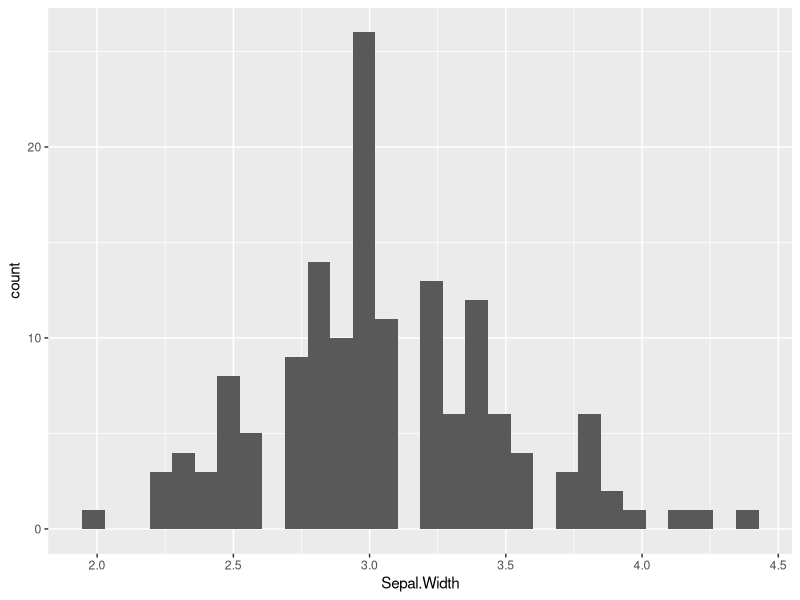
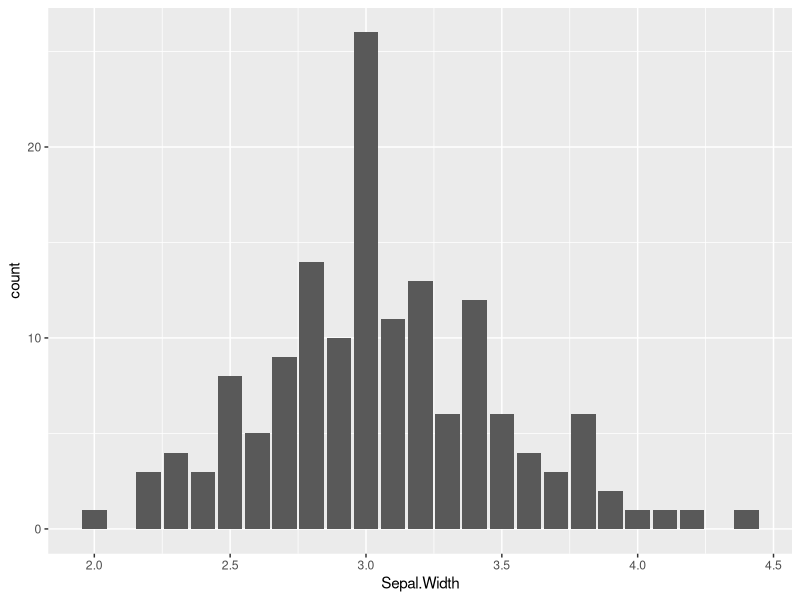
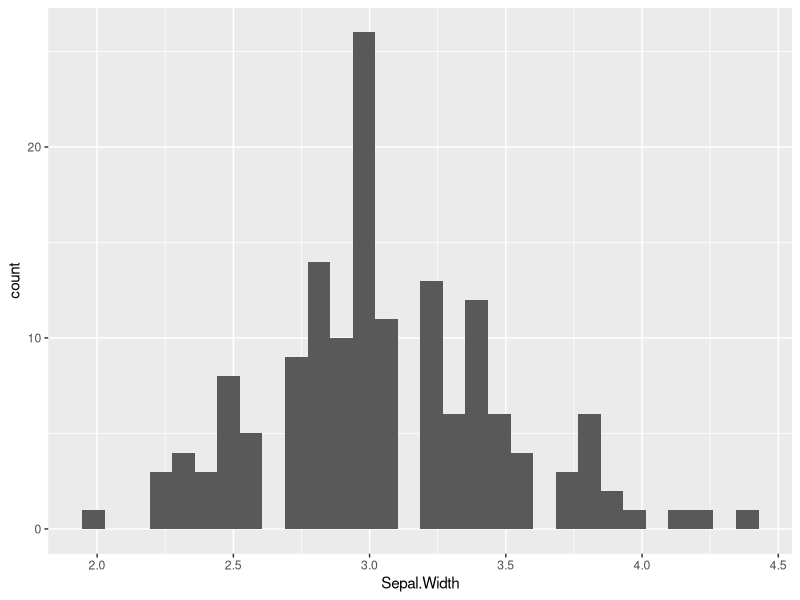
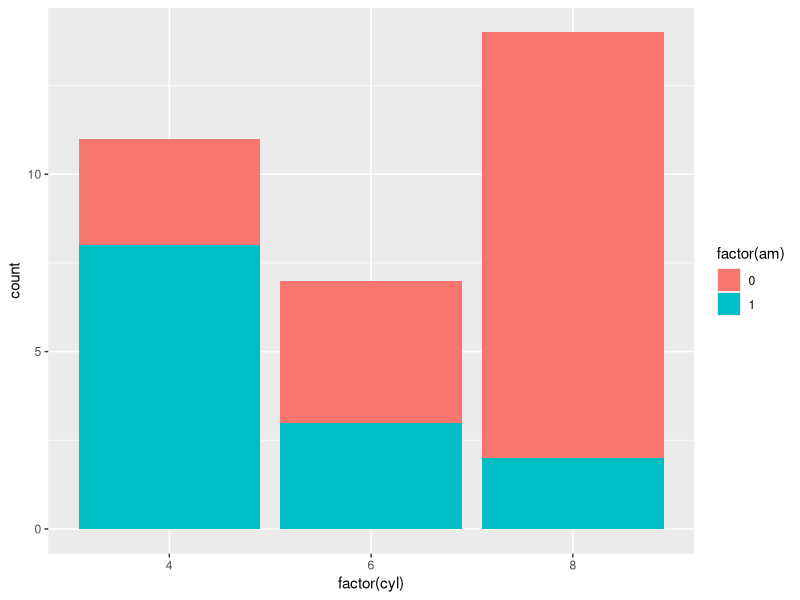

These charts were generated, in order, by the following R code: (Note: this script raises an error after producing the figures.)
library(ggplot2)
## called from geom or
## called independently
## called with stat_

## implicit calling:
p <- ggplot(iris, aes(x = Sepal.Width))
p + geom_histogram()                    # implicit call of stat_bin
p + geom_bar()                          # default stat is bin
p + stat_bin()                          # same result as histogram

## in stacked bars:
p1 <- ggplot(mtcars, aes(x = factor(cyl), fill = factor(am)))
p1 + geom_bar()                         # stacked
p1 + stat_bin()                         # Error: StatBin requires a continuous x variable the x variable
                                        # is discrete. Perhaps you want stat="count"?
## the above is a wrong error message: it should say: stat_count(width = 0.5)
p1 + stat_count(width = 0.5)

cars.base = ggplot(mtcars, aes(x=mpg))
cars.base + geom_histogram(fill = "skyblue") +
    geom_freqpoly(col = "red")
## stat_bin is called in the background
## `stat_bin()` using `bins = 30`. Pick better value with `binwidth`.
## `stat_bin()` using `bins = 30`. Pick better value with `binwidth`.
bw <- 3
cars.base + geom_histogram(fill = "skyblue",binwidth=bw) +
    geom_freqpoly(col = "red",binwidth=bw)

## stat_bin counts the number of observations by default

## stat_smooth() accessible via geom_smooth

p2 <- ggplot(iris, aes(Sepal.Width,Sepal.Length,colour=Species))
p2 + geom_point()
## + smoothing
p2 + geom_smooth()   # the gray range means 95% confidence intervall
## + both
p2 + geom_point() + geom_smooth()
## to have only the trendline:
p2 + geom_point() + geom_smooth(se = F)
## noisier smoothing:
p2 + geom_point() + geom_smooth(se = F, span = 0.4) # with lots of warnings.
## modelling:
## the default seems to be loess:
p2 + geom_point() + geom_smooth(method = "loess")
## liniear
p2 + geom_point() + geom_smooth(method = "lm")

## the importance of factor:
ggplot(mtcars, aes(x = wt, y = mpg, col = cyl)) +
  geom_point() + stat_smooth(se = F)    # a single smooth line

ggplot(mtcars, aes(x = wt, y = mpg, col = factor(cyl))) +
    geom_point() + stat_smooth(se = F)    # three smooth lines

ggplot(mtcars, aes(x = wt, y = mpg, col = factor(cyl))) +
    geom_point() + stat_smooth(method="lm", se = F, group=1) # connected

## two of them can also be added:
ggplot(mtcars, aes(x = wt, y = mpg, col = factor(cyl))) +
    geom_point() + stat_smooth(se = F) +
    stat_smooth(method="lm", se = F, col="orange")

## add it to the legend
ggplot(mtcars, aes(x = wt, y = mpg, col = factor(cyl))) +
    geom_point() + stat_smooth(se = F) +
    stat_smooth(method="lm", se = F, aes(col="orange")) # not really what we need

ggplot(mtcars, aes(x = wt, y = mpg, col = factor(cyl))) +
    geom_point() + stat_smooth(se = F) +
    stat_smooth(method="lm", se = F, aes(group=1)) # not in the legend again


## manual addition
library(RColorBrewer)
myColours <- c(brewer.pal(3, "Dark2"), "black") # three plus black
ggplot(mtcars, aes(x = wt, y = mpg, col = factor(cyl))) +
    geom_point() + stat_smooth(method = "lm", se = F, span = 0.75) +
    stat_smooth(method = "loess", aes(group = 1, col="All"), 
                se = F, span = 0.7) +
    scale_color_manual("Cylinders",values=myColours)

## further examples

library(car)
str(Vocab)
ggplot(Vocab, aes(x = education, y = vocabulary)) +
    geom_jitter(alpha = 0.2) + stat_smooth(method="lm",se=F) # trend line not really useful

ggplot(Vocab, aes(x = education, y = vocabulary, col=factor(year))) +
    stat_smooth(method="lm",se=F)       # too many trendlines close together

ggplot(Vocab, aes(x = education, y = vocabulary, col=factor(year))) +
    stat_smooth(method="lm",se=F) +
    scale_color_brewer()                # not enough colours in default "blues"

## invisible grouping:
ggplot(Vocab, aes(x = education, y = vocabulary, col = year,group=factor(year))) +
  stat_smooth(method = "lm", se = F) +
  scale_color_gradientn(colors = brewer.pal(9,"YlOrRd"))

## more contrast
ggplot(Vocab, aes(x = education, y = vocabulary, col = year,group=factor(year))) +
  stat_smooth(method = "lm", se = F, alpha = 0.6, size =2) +
  scale_color_gradientn(colors = brewer.pal(9,"YlOrRd"))

## the above one was still too messy, try quantile
ggplot(Vocab, aes(x = education, y = vocabulary, col = year, group = factor(year))) +
    stat_quantile(method="rq",alpha = 0.6, size = 2) +
    scale_color_gradientn(colors = brewer.pal(9,"YlOrRd"))
## lots of warnings above, result is absolute mess

ggplot(Vocab, aes(x = education, y = vocabulary, col = year, group = factor(year))) +
    stat_quantile(method="rq",alpha = 0.6, size = 2, quantiles=0.5) +
    scale_color_gradientn(colors = brewer.pal(9,"YlOrRd"))

## stat_sum
p <- ggplot(Vocab, aes(x = education, y = vocabulary)) +
    stat_smooth(method = "loess", aes(col = "red"), se = F) +
    stat_smooth(method = "lm", aes(col = "blue"), se = F) +
    scale_color_discrete("Model", labels = c("red" = "LOESS", "blue" = "lm"))

p                                       # takes lots of time result is two lines
p + stat_sum()                          # gives number dots to the picture
## scale can be set:
p + stat_sum() + scale_size(range=c(1,10))
